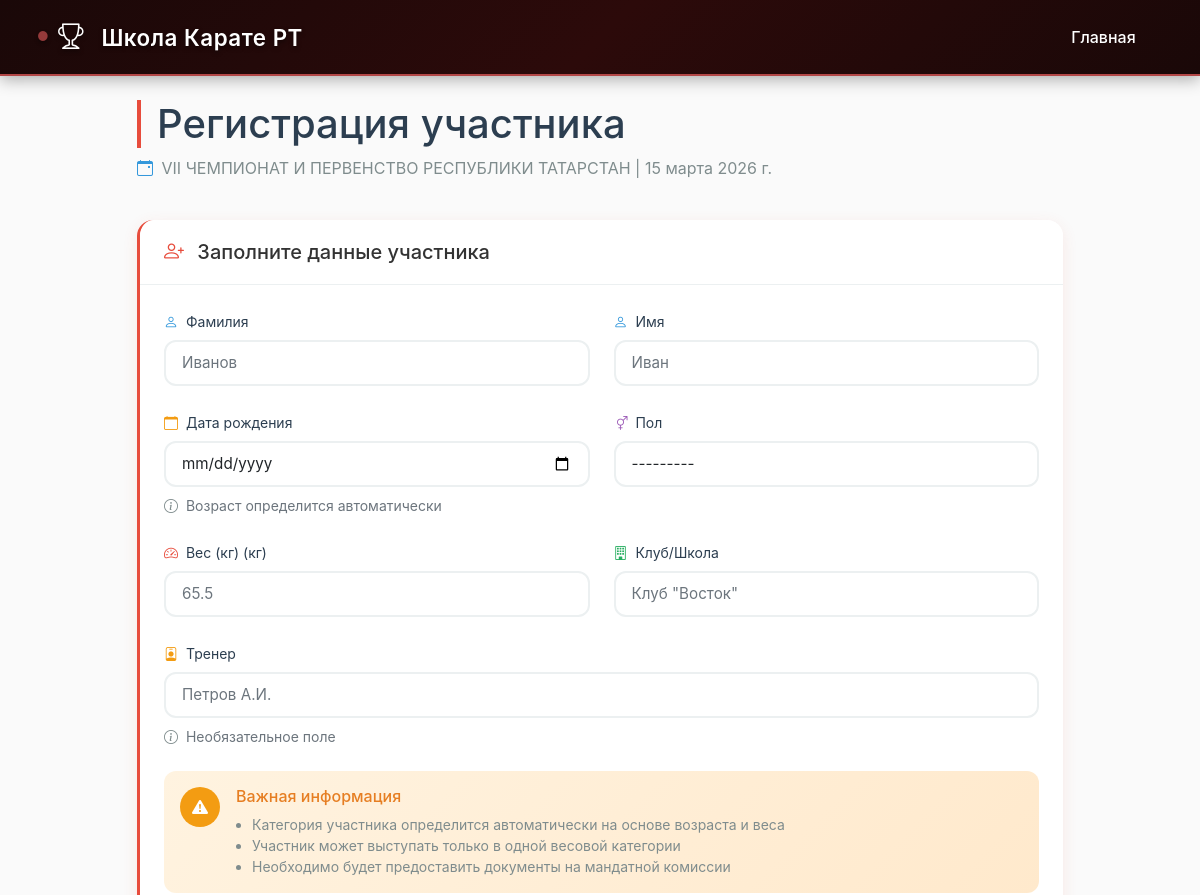
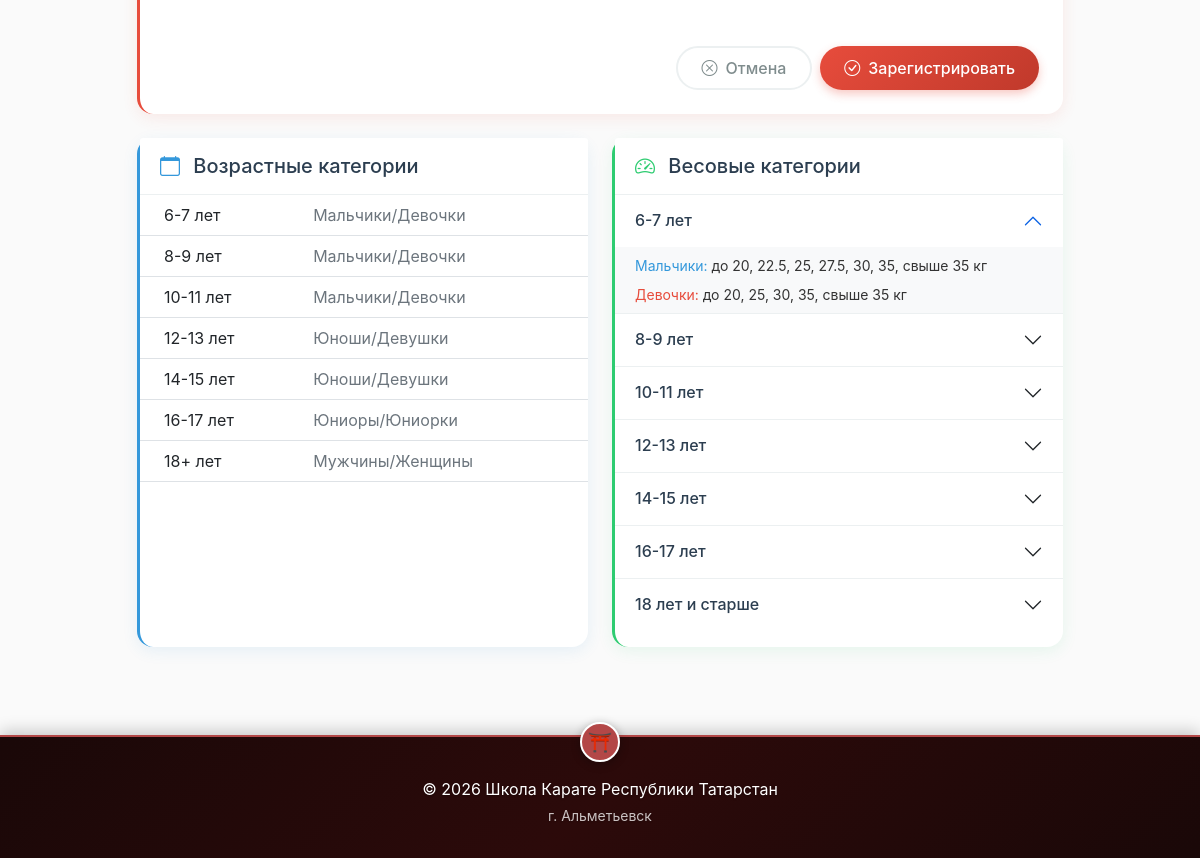
/tournament/1/register/, run on the app's committed database (2 pictures, top to bottom).
### tournament/models.py (models this page shows, shortened)
class Tournament(models.Model):
    name = models.CharField(max_length=200, verbose_name="Название турнира")
    date = models.DateField(verbose_name="Дата проведения")
    location = models.CharField(max_length=300, verbose_name="Место проведения",
                                default="г.Казань, пр-кт Ибрагимова, д.44 Спортивный Комплекс «Батыр»")
    is_active = models.BooleanField(default=True, verbose_name="Активный")
    registration_deadline = models.DateField(verbose_name="Дедлайн регистрации", null=True, blank=True)
    class Meta:
        verbose_name = "Турнир"
        verbose_name_plural = "Турниры"

### tournament/views.py (the view)
# urls.py: path('tournament/<int:tournament_id>/register/', views.register_participant, name='register_participant'),
def register_participant(request, tournament_id):
    tournament = get_object_or_404(Tournament, id=tournament_id)
    if request.method == 'POST':
        form = ParticipantForm(request.POST)
        if form.is_valid():
            participant = form.save(commit=False)
            participant.tournament = tournament
            participant.save()  # При сохранении автоматически определятся категории
            messages.success(request,
                             f'Участник {participant.last_name} {participant.first_name} успешно зарегистрирован!')
            return redirect('participant_list', tournament_id=tournament.id)
    else:
        form = ParticipantForm()
    context = {
        'form': form,
        'tournament': tournament,
    }
    return render(request, 'tournament/register_participant.html', context)

### tournament/templates/tournament/register_participant.html (shortened to what this page needs)
{% extends 'tournament/base.html' %}
{% block content %}
<div class="row">
    <div class="col-lg-10 offset-lg-1">
        <div class="d-flex justify-content-between align-items-center mb-4">
            <div>
                <h1 class="fw-400" style="color: #2c3e50; border-left: 4px solid #e74c3c; padding-left: 1rem;">Регистрация участника</h1>
                <p class="text-secondary mt-2" style="color: #7f8c8d !important;">
                    <i class="bi bi-calendar-event me-1" style="color: #3498db;"></i>
                    {{ tournament.name }} | {{ tournament.date }}
                </p>
            </div>
        </div>
        <div class="card mb-4" style="border: none; border-radius: 16px; box-shadow: 0 4px 15px rgba(231, 76, 60, 0.1); border-left: 3px solid #e74c3c;">
            <div class="card-header" style="background: white; border-bottom: 1px solid #ecf0f1; padding: 1.25rem 1.5rem; border-radius: 16px 16px 0 0 !important;">
                <h5 class="mb-0 fw-500">
                    <i class="bi bi-person-plus me-2" style="color: #e74c3c;"></i>
                    Заполните данные участника
                </h5>
            </div>
            <div class="card-body p-4">
                <form method="post">
                    <div class="row g-4 mb-4">
                        <div class="col-md-6">
                            <label class="form-label small fw-500 mb-2" style="color: #2c3e50;">
                                <i class="bi bi-person me-1" style="color: #3498db;"></i>
                                {{ form.last_name.label }}
                            </label>
                            {{ form.last_name }}
                        </div>
                        <div class="col-md-6">
                            <label class="form-label small fw-500 mb-2" style="color: #2c3e50;">
                                <i class="bi bi-person me-1" style="color: #3498db;"></i>
                                {{ form.first_name.label }}
                            </label>
                            {{ form.first_name }}
                        </div>
                    </div>
                    <div class="row g-4 mb-4">
                        <div class="col-md-6">
                            <label class="form-label small fw-500 mb-2" style="color: #2c3e50;">
                                <i class="bi bi-calendar me-1" style="color: #f39c12;"></i>
                                {{ form.birth_date.label }}
                            </label>
                            {{ form.birth_date }}
                            <div class="form-text small mt-2">
                                <i class="bi bi-info-circle me-1" style="color: #7f8c8d;"></i>
                                Возраст определится автоматически
                            </div>
                        </div>
                        <div class="col-md-6">
                            <label class="form-label small fw-500 mb-2" style="color: #2c3e50;">
                                <i class="bi bi-gender-ambiguous me-1" style="color: #9b59b6;"></i>
                                {{ form.gender.label }}
                            </label>
                            {{ form.gender }}
                        </div>
                    </div>
                    <div class="row g-4 mb-4">
                        <div class="col-md-6">
                            <label class="form-label small fw-500 mb-2" style="color: #2c3e50;">
                                <i class="bi bi-speedometer2 me-1" style="color: #e74c3c;"></i>
                                {{ form.weight.label }} (кг)
                            </label>
                            {{ form.weight }}
                        </div>
                        <div class="col-md-6">
                            <label class="form-label small fw-500 mb-2" style="color: #2c3e50;">
                                <i class="bi bi-building me-1" style="color: #27ae60;"></i>
                                {{ form.club.label }}
                            </label>
                            {{ form.club }}
                        </div>
                    </div>
                    <div class="mb-4">
                        <label class="form-label small fw-500 mb-2" style="color: #2c3e50;">
                            <i class="bi bi-person-badge me-1" style="color: #f39c12;"></i>
                            {{ form.coach.label }}
                        </label>
                        {{ form.coach }}
                        <div class="form-text small mt-2">
                            <i class="bi bi-info-circle me-1" style="color: #7f8c8d;"></i>
                            Необязательное поле
                        </div>
                    </div>
                    <div class="alert mb-4" style="background: linear-gradient(135deg, #fff3e0, #ffe9cc); border: none; border-radius: 12px;">
                        <div class="d-flex">
                            <div style="width: 40px; height: 40px; background: #f39c12; border-radius: 50%; display: flex; align-items: center; justify-content: center; margin-right: 1rem;">
                                <i class="bi bi-exclamation-triangle-fill text-white"></i>
                            </div>
                            <div>
                                <h6 class="fw-500 mb-2" style="color: #e67e22;">Важная информация</h6>
                                <ul class="small mb-0" style="color: #7f8c8d; padding-left: 1rem;">
                                    <li>Категория участника определится автоматически на основе возраста и веса</li>
                                    <li>Участник может выступать только в одной весовой категории</li>
                                    <li>Необходимо будет предоставить документы на мандатной комиссии</li>
                                </ul>
                            </div>
                        </div>
                    </div>
                    <div class="d-flex gap-2 justify-content-end mt-5">
                        <a href="{% url 'participant_list' tournament.id %}" class="btn btn-outline-secondary px-4">
                            <i class="bi bi-x-circle me-2"></i>Отмена
                        </a>
                        <button type="submit" class="btn btn-primary px-4" style="background: linear-gradient(135deg, #e74c3c, #c0392b); border: none;">
                            <i class="bi bi-check-circle me-2"></i>Зарегистрировать
                        </button>
                    </div>
                </form>
            </div>
        </div>
        <div class="row g-4">
            <div class="col-md-6">
                <div class="card h-100" style="border: none; border-radius: 16px; box-shadow: 0 4px 15px rgba(52, 152, 219, 0.1); border-left: 3px solid #3498db;">
                    <div class="card-header" style="background: white; border-bottom: 1px solid #ecf0f1; padding: 1rem 1.25rem;">
                        <h5 class="mb-0 fw-500" style="color: #2c3e50;">
                            <i class="bi bi-calendar me-2" style="color: #3498db;"></i>
                            Возрастные категории
                        </h5>
                    </div>
                    <div class="card-body p-0">
                        <div class="table-responsive">
                            <table class="table table-hover mb-0">
                                <tbody>
                                    <tr><td class="ps-4">6-7 лет</td><td class="text-muted">Мальчики/Девочки</td></tr>
                                    <tr><td class="ps-4">8-9 лет</td><td class="text-muted">Мальчики/Девочки</td></tr>
                                    <tr><td class="ps-4">10-11 лет</td><td class="text-muted">Мальчики/Девочки</td></tr>
                                    <tr><td class="ps-4">12-13 лет</td><td class="text-muted">Юноши/Девушки</td></tr>
                                    <tr><td class="ps-4">14-15 лет</td><td class="text-muted">Юноши/Девушки</td></tr>
                                    <tr><td class="ps-4">16-17 лет</td><td class="text-muted">Юниоры/Юниорки</td></tr>
                                    <tr><td class="ps-4">18+ лет</td><td class="text-muted">Мужчины/Женщины</td></tr>
                                </tbody>
                            </table>
                        </div>
                    </div>
                </div>
            </div>
            <div class="col-md-6">
                <div class="card h-100" style="border: none; border-radius: 16px; box-shadow: 0 4px 15px rgba(46, 204, 113, 0.1); border-left: 3px solid #2ecc71;">
                    <div class="card-header" style="background: white; border-bottom: 1px solid #ecf0f1; padding: 1rem 1.25rem;">
                        <h5 class="mb-0 fw-500" style="color: #2c3e50;">
                            <i class="bi bi-speedometer2 me-2" style="color: #2ecc71;"></i>
                            Весовые категории
                        </h5>
                    </div>
                    <div class="card-body p-0">
                        <div class="accordion" id="weightAccordion">
                            <div class="accordion-item" style="border: none; border-bottom: 1px solid #ecf0f1;">
                                <h2 class="accordion-header">
                                    <button class="accordion-button py-3" type="button" data-bs-toggle="collapse" data-bs-target="#collapse6-7" style="background: white; box-shadow: none; padding-left: 1.25rem;">
                                        <span style="color: #2c3e50;">6-7 лет</span>
                                    </button>
                                </h2>
                                <div id="collapse6-7" class="accordion-collapse collapse show" data-bs-parent="#weightAccordion">
                                    <div class="accordion-body py-2" style="background: #f8f9fa;">
                                        <p class="small mb-2"><span style="color: #3498db;">Мальчики:</span> до 20, 22.5, 25, 27.5, 30, 35, свыше 35 кг</p>
                                        <p class="small mb-0"><span style="color: #e74c3c;">Девочки:</span> до 20, 25, 30, 35, свыше 35 кг</p>
                                    </div>
                                </div>
                            </div>
                            <div class="accordion-item" style="border: none; border-bottom: 1px solid #ecf0f1;">
                                <h2 class="accordion-header">
                                    <button class="accordion-button collapsed py-3" type="button" data-bs-toggle="collapse" data-bs-target="#collapse8-9" style="background: white; box-shadow: none; padding-left: 1.25rem;">
                                        <span style="color: #2c3e50;">8-9 лет</span>
                                    </button>
                                </h2>
                            </div>
                            <div class="accordion-item" style="border: none; border-bottom: 1px solid #ecf0f1;">
                                <h2 class="accordion-header">
                                    <button class="accordion-button collapsed py-3" type="button" data-bs-toggle="collapse" data-bs-target="#collapse10-11" style="background: white; box-shadow: none; padding-left: 1.25rem;">
                                        <span style="color: #2c3e50;">10-11 лет</span>
                                    </button>
                                </h2>
                            </div>
                            <div class="accordion-item" style="border: none; border-bottom: 1px solid #ecf0f1;">
                                <h2 class="accordion-header">
                                    <button class="accordion-button collapsed py-3" type="button" data-bs-toggle="collapse" data-bs-target="#collapse12-13" style="background: white; box-shadow: none; padding-left: 1.25rem;">
                                        <span style="color: #2c3e50;">12-13 лет</span>
                                    </button>
                                </h2>
                            </div>
                            <div class="accordion-item" style="border: none; border-bottom: 1px solid #ecf0f1;">
                                <h2 class="accordion-header">
                                    <button class="accordion-button collapsed py-3" type="button" data-bs-toggle="collapse" data-bs-target="#collapse14-15" style="background: white; box-shadow: none; padding-left: 1.25rem;">
                                        <span style="color: #2c3e50;">14-15 лет</span>
                                    </button>
                                </h2>
                            </div>
                            <div class="accordion-item" style="border: none; border-bottom: 1px solid #ecf0f1;">
                                <h2 class="accordion-header">
                                    <button class="accordion-button collapsed py-3" type="button" data-bs-toggle="collapse" data-bs-target="#collapse16-17" style="background: white; box-shadow: none; padding-left: 1.25rem;">
                                        <span style="color: #2c3e50;">16-17 лет</span>
                                    </button>
                                </h2>
                            </div>
                            <div class="accordion-item" style="border: none;">
                                <h2 class="accordion-header">
                                    <button class="accordion-button collapsed py-3" type="button" data-bs-toggle="collapse" data-bs-target="#collapse18" style="background: white; box-shadow: none; padding-left: 1.25rem;">
                                        <span style="color: #2c3e50;">18 лет и старше</span>
                                    </button>
                                </h2>
                            </div>
                        </div>
                    </div>
                </div>
            </div>
        </div>
    </div>
</div>
{% endblock %}

### data on the page
Tournament: name "VII ЧЕМПИОНАТ И ПЕРВЕНСТВО РЕСПУБЛИКИ ТАТАРСТАН", date "15 марта 2026 г."
